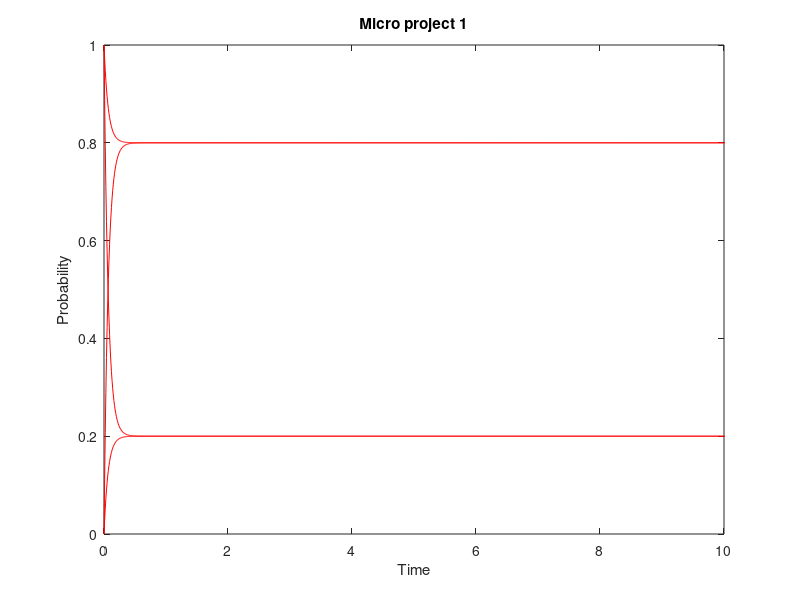
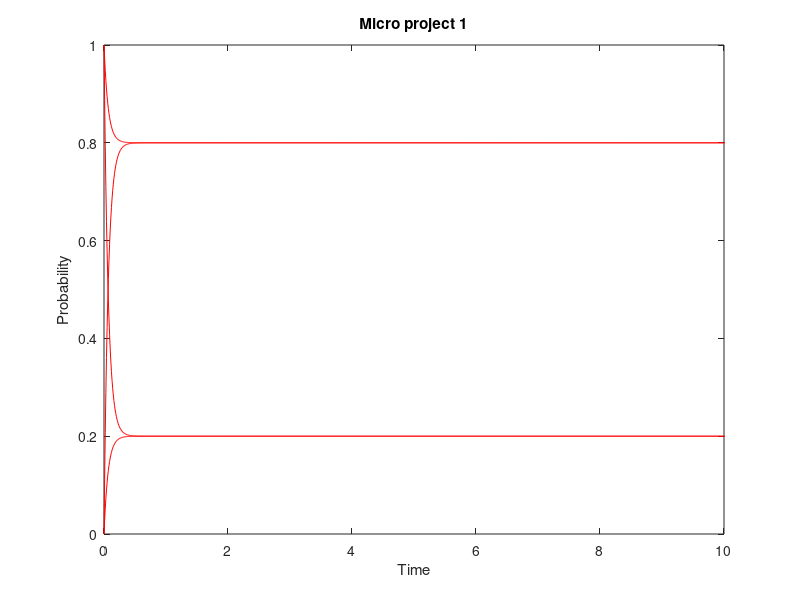

These figures' MATLAB source, in order:
#parameters
nbcol_lines = 2;
step = 0.01;
begin = 0;
endm = 200;
color = "red";

a = [-12 12; 3 -3];

#-------------------------------------------------------------------------------

#points
vect = cell(nbcol_lines, nbcol_lines);

for i = begin:step:endm
    m = expm(a*i);
    cpt = 1;
    for j = 1:1:nbcol_lines
        for k = 1:1:nbcol_lines
            vect{cpt} = [vect{cpt} m(j, k)];
            cpt = cpt + 1;
        endfor
    endfor
endfor

x = begin:step:endm;

#-------------------------------------------------------------------------------

#display
h = figure();
plot(x, vect{1}, 'r');

for i = 2:1:(nbcol_lines * nbcol_lines)
    line(x, vect{i}, "color", "r");
endfor

xlabel ("Time");
ylabel ("Probability");
title ("Micro project 1");
xlim([0, 10])

saveas(h, "graph.pdf")
saveas(h, "graph.jpg")